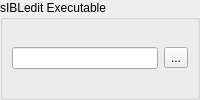
<?xml version="1.0" encoding="UTF-8"?>
<ui version="4.0">
 <class>sIBLedit_Utilities_Form</class>
 <widget class="QWidget" name="sIBLedit_Utilities_Form">
  <property name="windowTitle">
   <string>sIBLedit Utilities</string>
  </property>
  <layout class="QGridLayout" name="sIBLedit_Utilities_Form_gridLayout">
   <property name="margin">
    <number>0</number>
   </property>
   <item row="0" column="0">
    <widget class="QGroupBox" name="sIBLedit_Path_groupBox">
     <property name="title">
      <string>sIBLedit Executable</string>
     </property>
     <layout class="QGridLayout" name="sIBLedit_Path_groupBox_gridLayout">
      <item row="0" column="0">
       <widget class="QLineEdit" name="sIBLedit_Path_lineEdit">
        <property name="toolTip">
         <string>sIBL Edit Path Line Edit: sIBL Edit Executable Path.</string>
        </property>
       </widget>
      </item>
      <item row="0" column="1">
       <widget class="QToolButton" name="sIBLedit_Path_toolButton">
        <property name="text">
         <string>...</string>
        </property>
        <property name="popupMode">
         <enum>QToolButton::DelayedPopup</enum>
        </property>
       </widget>
      </item>
     </layout>
    </widget>
   </item>
  </layout>
 </widget>
 <resources/>
 <connections/>
</ui>
